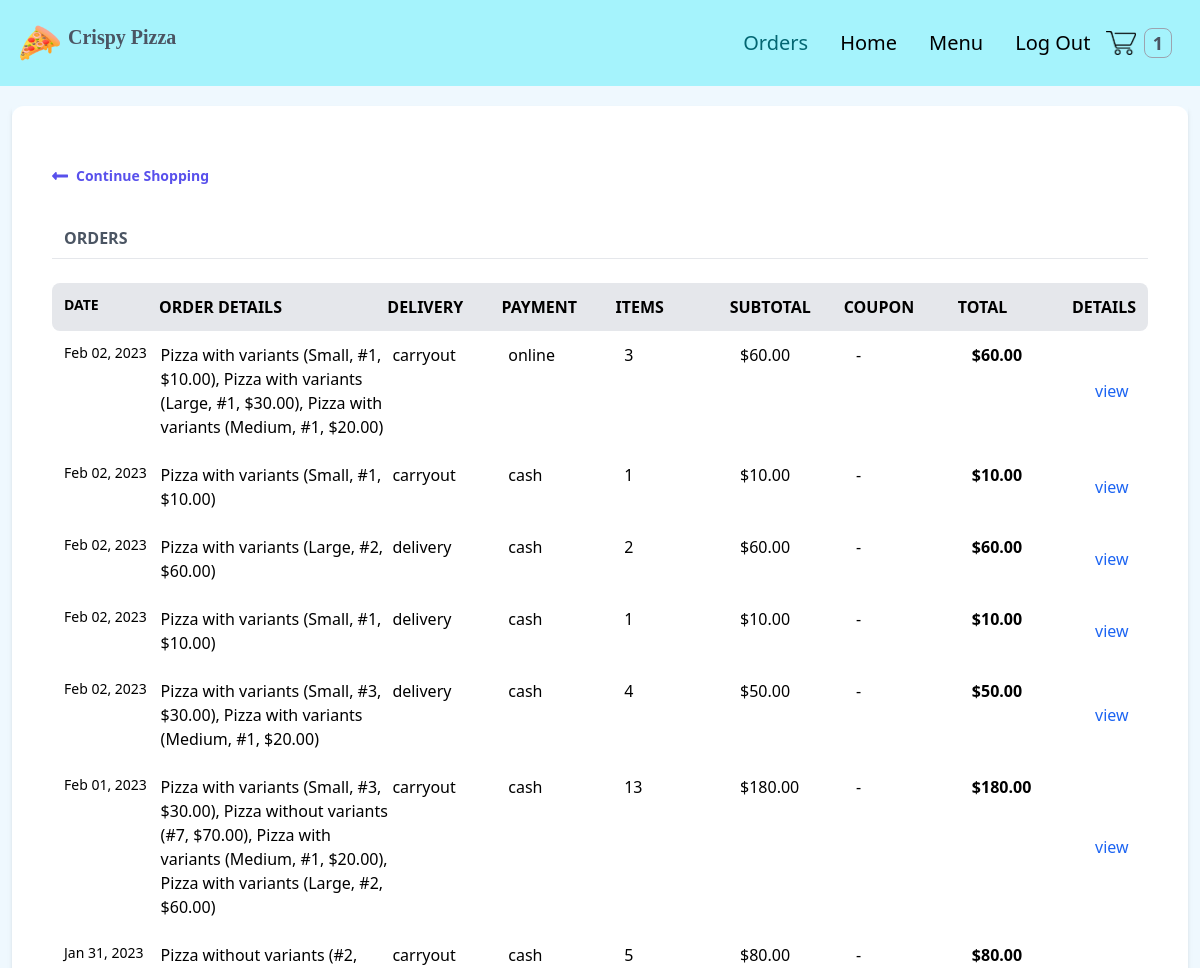
/orders/ (signed in, upper part), run on an earlier commit of the app's database.
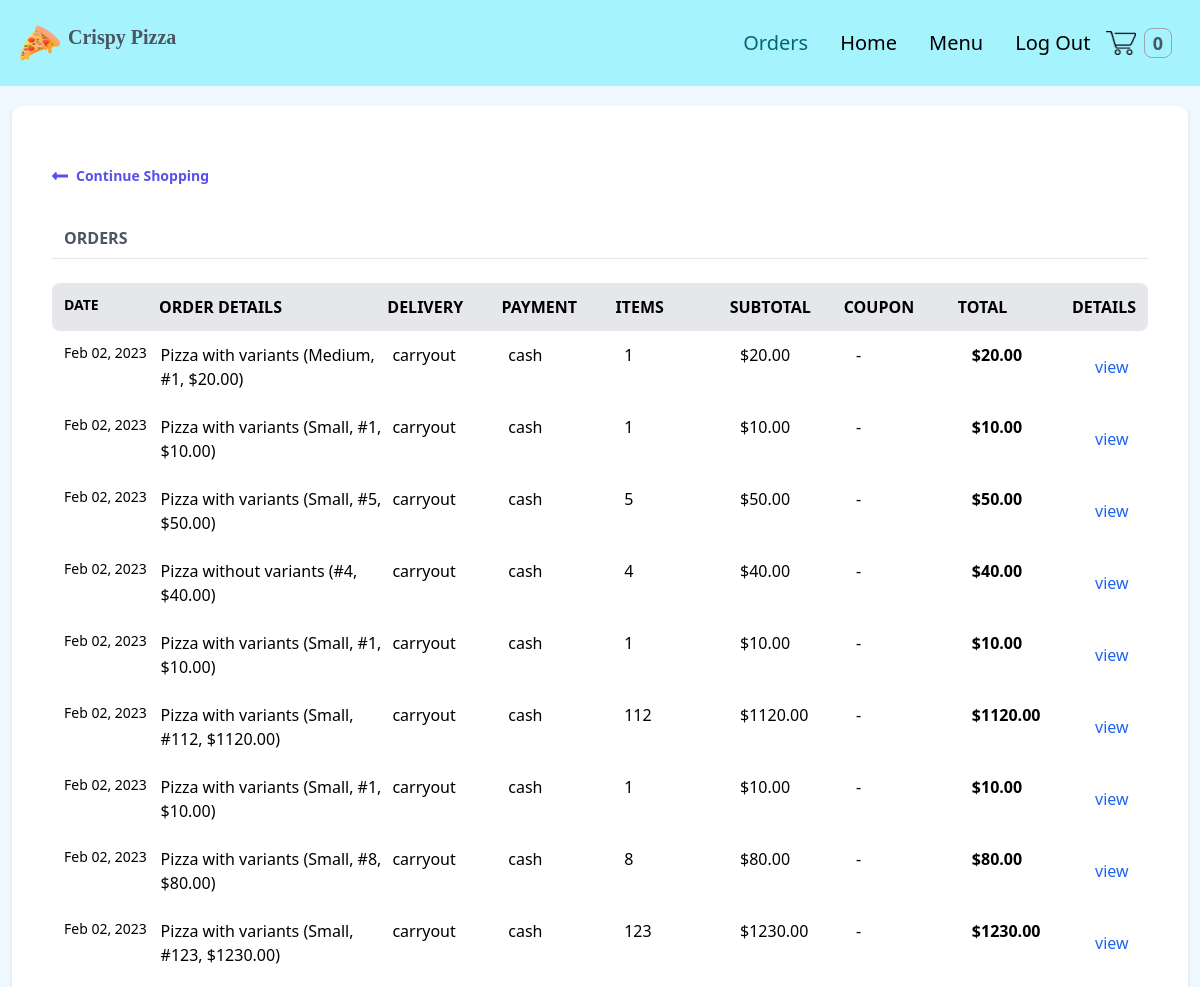
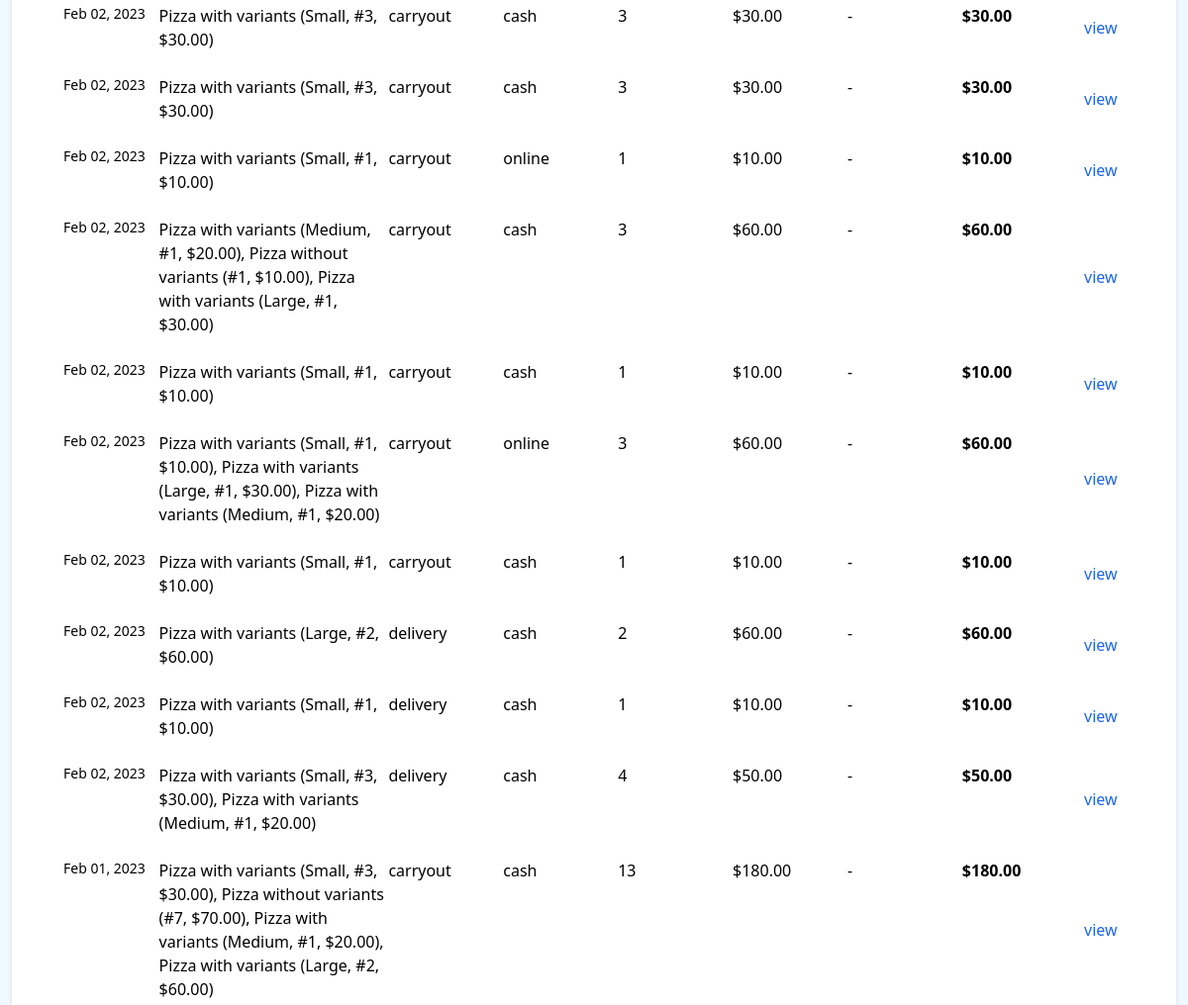
And on a later commit of the database (2 pictures, top to bottom).
### order/models.py (models this page shows, shortened)
class Order(models.Model):
    PAYMENT_CHOICES = (
        ("cash", "cash"),
        ("online", "online")
    )
    DELIVERY_CHOICES = (
        ("delivery", "delivery"),
        ("carryout", "carryout")
    )
    transaction_id = models.UUIDField(
        primary_key=True, default=uuid.uuid4, editable=True)
    customer = models.ForeignKey(
        Customer, on_delete=models.CASCADE)
    date_ordered = models.DateTimeField(auto_now_add=True)
    date_modified = models.DateTimeField(auto_now=True)
    complete = models.BooleanField(default=False)
    paid = models.BooleanField(default=False)
    payment_method = models.CharField(max_length=10, choices=PAYMENT_CHOICES)
    delivery_method = models.CharField(max_length=10, choices=DELIVERY_CHOICES)
    shipping = models.ForeignKey(
        "ShippingAddress", on_delete=models.SET_NULL, blank=True, null=True)
    pickup = models.ForeignKey(
        "PickUpDetail", on_delete=models.SET_NULL, blank=True, null=True)
    coupon = models.ForeignKey(
        'Coupon', on_delete=models.SET_NULL, blank=True, null=True)
    email = models.EmailField(max_length=70, null=True, blank=True)
    phone = models.CharField(max_length=20, null=True, blank=True)
    @property
    def get_cart_subtotal(self):
        order_items = self.orderitem_set.all()
        total = sum([item.get_total for item in order_items])
        return total
    get_cart_subtotal.fget.short_description = 'Subtotal'
    @property
    def get_cart_total(self):
        total = self.get_cart_subtotal
        if self.coupon:
            total = total - self.get_coupon_value
        return total
    get_cart_total.fget.short_description = 'Total'
    @property
    def get_cart_items(self):
        order_items = self.orderitem_set.all()
        total = sum([item.quantity for item in order_items])
        return total
    get_cart_items.fget.short_description = '# Items'
    @property
    def display_items(self):
        order_items = self.orderitem_set.all()
        ticker, l = 1, len(order_items)
        product_titles = str()
        for item in order_items:
            add_comma = ", " if l > 1 and ticker != l else ""
            if item.variation:
                product_title = f'''{item.product.name}
                ({item.variation.get_size},
                #{item.quantity}, ${item.get_total}){add_comma}'''
            else:
                product_title = f'''{item.product.name}
                (#{item.quantity}, ${item.get_total}){add_comma}'''
            product_titles += product_title
            ticker += 1
        return product_titles
    @property
    def get_coupon_value(self):
        if self.coupon:
            if self.coupon.discount_type == "Percent":
                coupon_value = round(
                    self.get_cart_subtotal*self.coupon.discount_amount/100, 2)
            else:
                coupon_value = self.coupon.discount_amount
        else:
            coupon_value = None
        return coupon_value
    get_coupon_value.fget.short_description = 'Coupon'

class OrderItem(models.Model):
    product = models.ForeignKey(Product, on_delete=models.CASCADE)
    order = models.ForeignKey(Order, on_delete=models.CASCADE)
    variation = models.ForeignKey(
        ProductVariant, on_delete=models.SET_NULL, blank=True, null=True)
    quantity = models.IntegerField(default=0)
    date_added = models.DateTimeField(auto_now_add=True)
    @property
    def get_item_price(self):
        if self.product.has_variants:
            return self.variation.price
        else:
            return self.product.price
    @property
    def get_total(self):
        if self.product.has_variants:
            total = self.variation.price * self.quantity
        else:
            total = self.product.price * self.quantity
        return total
    get_total.fget.short_description = 'Total'
    def image_tag(self):
        return mark_safe(f'<img src="{self.product.image.url}" width="100" height="100" />')
    image_tag.short_description = 'Image'

### store/models.py (models this page shows, shortened)
class Product(models.Model):
    id = models.UUIDField(primary_key=True, default=uuid.uuid4, editable=False)
    name = models.CharField(max_length=100)
    price = models.DecimalField(
        max_digits=6, decimal_places=2, blank=True, null=True)
    desc = models.TextField(max_length=500, blank=True, null=True)
    image = models.ImageField(blank=True, upload_to='images')
    created_at = models.DateField(auto_now_add=True)
    updated_at = models.DateField(auto_now=True)
    product_category = models.ForeignKey(
        "Category", on_delete=models.CASCADE, null=True, blank=True)
    class Meta:
        ordering = ('product_category',)
    def image_tag(self):  # pragma: no cover
        if self.image:
            return mark_safe(f'<img src="{self.image.url}" width="100" height="100" />')
    image_tag.short_description = 'Image'
    @property
    def has_variants(self):
        if self.productvariant_set.count() > 0:
            return True
        else:
            return False

class ProductVariant(models.Model):
    title = models.CharField(max_length=100, blank=True, null=True)
    product = models.ForeignKey(Product, on_delete=models.CASCADE)
    size = models.ForeignKey(Size, on_delete=models.CASCADE)
    price = models.DecimalField(max_digits=6, decimal_places=2)
    @property
    def get_size(self):
        return str(self.size)

class Size(models.Model):
    name = models.CharField(max_length=20, blank=True, null=True, unique=True)
    def __str__(self):
        return self.name

### users/views.py (the view)
# urls.py: path('orders/', views.my_orders, name='my_orders'),
@login_required(login_url='users:login')
def my_orders(request):
    customer = request.user.customer
    orders = Order.objects.filter(
        customer=customer, complete=True).order_by('-date_modified')
    return render(request, 'users/orders.html', context={'orders': orders})

### store/context_processors.py (called while the page is built)
def get_cart_quantity(request):
    if request.user.is_authenticated:
        try:
            customer = request.user.customer
        except:
            number_of_items = 0
    else:
        try:
            customer, created = Customer.objects.get_or_create(
                device=request.COOKIES['device'])
        except:
            number_of_items = 0
    try:
        customer_order = Order.objects.filter(
            customer=customer, complete=False)[0]
        number_of_items = customer_order.get_cart_items
    except:
        number_of_items = 0
    return {'cart_quantity': number_of_items}

### users/templates/users/orders.html (shortened to what this page needs)
{% extends 'store/base.html' %} {% block content %}
<div class="flex flex-col shadow-md my-5 mx-3">
  <div class="w-full bg-white px-10 py-10 rounded-xl">
    <a href="{% url 'store:products' %}" class="flex font-semibold text-indigo-600 text-sm my-5 w-1/4">
      <svg class="fill-current mr-2 text-indigo-600 w-4" viewBox="0 0 448 512">
        <path
          d="M134.059 296H436c6.627 0 12-5.373 12-12v-56c0-6.627-5.373-12-12-12H134.059v-46.059c0-21.382-25.851-32.09-40.971-16.971L7.029 239.029c-9.373 9.373-9.373 24.569 0 33.941l86.059 86.059c15.119 15.119 40.971 4.411 40.971-16.971V296z" />
      </svg>
      Continue Shopping
    </a>
    {% if orders %}
    <div class="flex mt-10 mb-2">
      <h3 class="font-bold ml-3 text-gray-600 text-md uppercase w-2/5">
        Orders
      </h3>
    </div>
    <hr>
    <br>
    <div class="flex font-semibold uppercase space-around bg-gray-200 rounded-lg p-3">
      <div class="text-sm w-1/6">Date</div>
      <div class="w-2/5">Order details</div>
      <div class="w-1/5">Delivery</div>
      <div class="w-1/5">Payment</div>
      <div class="w-1/5">Items</div>
      <div class="w-1/5">Subtotal</div>
      <div class="w-1/5">Coupon</div>
      <div class="w-1/5">Total</div>
      <div class="w-1/12">Details</div>
    </div>
    {% for order in orders %}
    <div class="flex space-around hover:bg-gray-100 rounded-lg p-3">
      <div class="text-sm w-1/6">{{order.date_modified|date:"M d, Y" }}</div>
      <div class="w-2/5">
        {{order.display_items}}
      </div>
      <div class="w-1/5">{{order.delivery_method}}</div>
      <div class="w-1/5">{{order.payment_method}}</div>
      <div class="w-1/5">{{order.get_cart_items}}</div>
      <div class="w-1/5">${{order.get_cart_subtotal}}</div>
      {% if order.coupon %}
      <div class="w-1/5">-${{order.get_coupon_value}}</div>
      {% else %}
      <div class="w-1/5">-</div>
      {% endif %}
      <div class="w-1/5 font-semibold">${{order.get_cart_total}}</div>
      <button class="w-1/12 text-blue-600" onclick="toggleModal('{{forloop.counter}}')">view</button>
    </div>
    {% endfor %}
    {% else %}
    <div class="text-center text-xl font-semibold">
      <p>You have no orders</p>
    </div>
    {% endif %}
  </div>
</div>
{% endblock %}

What changed in the data, as far as the page shows it:
no longer on this page (row unchanged): Order: date_modified "Jan 31, 2023", delivery_method "carryout", payment_method "cash", get_cart_items "5", get_cart_subtotal "80.00", get_cart_total "80.00"
added Order: date_modified "Feb 02, 2023", display_items "Pizza with variants (Medium, #1, $20.00)", delivery_method "carryout", payment_method "cash", get_cart_items "1", get_cart_subtotal "20.00", get_cart_total "20.00"
added Order: date_modified "Feb 02, 2023", display_items "Pizza with variants (Small, #1, $10.00)", delivery_method "carryout", payment_method "cash", get_cart_items "1", get_cart_subtotal "10.00", get_cart_total "10.00"
added Order: date_modified "Feb 02, 2023", display_items "Pizza with variants (Small, #5, $50.00)", delivery_method "carryout", payment_method "cash", get_cart_items "5", get_cart_subtotal "50.00", get_cart_total "50.00"
added Order: date_modified "Feb 02, 2023", display_items "Pizza without variants (#4, $40.00)", delivery_method "carryout", payment_method "cash", get_cart_items "4", get_cart_subtotal "40.00", get_cart_total "40.00"
added Order: date_modified "Feb 02, 2023", display_items "Pizza with variants (Small, #1, $10.00)", delivery_method "carryout", payment_method "cash", get_cart_items "1", get_cart_subtotal "10.00", get_cart_total "10.00"
added Order: date_modified "Feb 02, 2023", display_items "Pizza with variants (Small, #112, $1120.00)", delivery_method "carryout", payment_method "cash", get_cart_items "112", get_cart_subtotal "1120.00", get_cart_total "1120.00"
added Order: date_modified "Feb 02, 2023", display_items "Pizza with variants (Small, #1, $10.00)", delivery_method "carryout", payment_method "cash", get_cart_items "1", get_cart_subtotal "10.00", get_cart_total "10.00"
added Order: date_modified "Feb 02, 2023", display_items "Pizza with variants (Small, #8, $80.00)", delivery_method "carryout", payment_method "cash", get_cart_items "8", get_cart_subtotal "80.00", get_cart_total "80.00"
added Order: date_modified "Feb 02, 2023", display_items "Pizza with variants (Small, #123, $1230.00)", delivery_method "carryout", payment_method "cash", get_cart_items "123", get_cart_subtotal "1230.00", get_cart_total "1230.00"
added Order: date_modified "Feb 02, 2023", display_items "Pizza with variants (Small, #3, $30.00)", delivery_method "carryout", payment_method "cash", get_cart_items "3", get_cart_subtotal "30.00", get_cart_total "30.00"
added Order: date_modified "Feb 02, 2023", display_items "Pizza with variants (Small, #3, $30.00)", delivery_method "carryout", payment_method "cash", get_cart_items "3", get_cart_subtotal "30.00", get_cart_total "30.00"
added Order: date_modified "Feb 02, 2023", display_items "Pizza with variants (Small, #1, $10.00)", delivery_method "carryout", payment_method "online", get_cart_items "1", get_cart_subtotal "10.00", get_cart_total "10.00"
added Order: date_modified "Feb 02, 2023", display_items "Pizza with variants (Medium, #1, $20.00), Pizza without variants (#1, $10.00), Pizza with variants (Large, #1, $30.00)", delivery_method "carryout", payment_method "cash", get_cart_items "3", get_cart_subtotal "60.00", get_cart_total "60.00"
now on this page (row edited): Order: date_modified "Feb 02, 2023", display_items "Pizza with variants (Small, #1, $10.00)", delivery_method "carryout", payment_method "cash", get_cart_items "1", get_cart_subtotal "10.00", get_cart_total "10.00"
Also different on the page:
{{ cart_quantity }}: "1" → "0"
